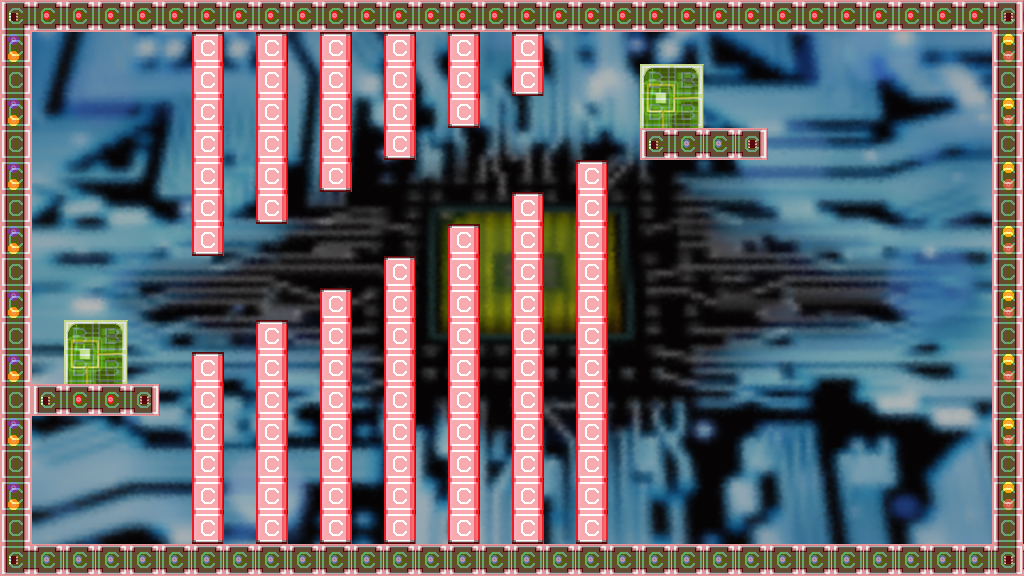

This game map was drawn from its Tiled (.tmx) file and the tilesets committed beside it. A one-line description and the full map source follow:
An orthogonal 32x18 tile map with 32x32 px tiles, 4 tile layers (parallax, back, front, collision), 2 tilesets and 2 objects.

<map version="1.0" orientation="orthogonal" renderorder="right-down" width="32" height="18" tilewidth="32" tileheight="32" nextobjectid="3">
 <tileset firstgid="1" name="tilesetCollision" tilewidth="32" tileheight="32" tilecount="2">
  <image source="../bitmaps/tilesetCollision.png" width="64" height="32" />
 </tileset>
 <tileset firstgid="3" name="tileset" tilewidth="32" tileheight="32" tilecount="2528">
  <image source="../bitmaps/tileset.png" width="1024" height="2528" />
 </tileset>
 <layer name="parallax" width="32" height="18">
  <data encoding="csv">
259,260,261,262,263,264,265,266,267,268,269,270,271,272,273,274,275,276,277,278,279,280,281,282,283,284,285,286,287,288,289,290,
291,292,293,294,295,296,297,298,299,300,301,302,303,304,305,306,307,308,309,310,311,312,313,314,315,316,317,318,319,320,321,322,
323,324,325,326,327,328,329,330,331,332,333,334,335,336,337,338,339,340,341,342,343,344,345,346,347,348,349,350,351,352,353,354,
355,356,357,358,359,360,361,362,363,364,365,366,367,368,369,370,371,372,373,374,375,376,377,378,379,380,381,382,383,384,385,386,
387,388,389,390,391,392,393,394,395,396,397,398,399,400,401,402,403,404,405,406,407,408,409,410,411,412,413,414,415,416,417,418,
419,420,421,422,423,424,425,426,427,428,429,430,431,432,433,434,435,436,437,438,439,440,441,442,443,444,445,446,447,448,449,450,
451,452,453,454,455,456,457,458,459,460,461,462,463,464,465,466,467,468,469,470,471,472,473,474,475,476,477,478,479,480,481,482,
483,484,485,486,487,488,489,490,491,492,493,494,495,496,497,498,499,500,501,502,503,504,505,506,507,508,509,510,511,512,513,514,
515,516,517,518,519,520,521,522,523,524,525,526,527,528,529,530,531,532,533,534,535,536,537,538,539,540,541,542,543,544,545,546,
547,548,549,550,551,552,553,554,555,556,557,558,559,560,561,562,563,564,565,566,567,568,569,570,571,572,573,574,575,576,577,578,
579,580,581,582,583,584,585,586,587,588,589,590,591,592,593,594,595,596,597,598,599,600,601,602,603,604,605,606,607,608,609,610,
611,612,613,614,615,616,617,618,619,620,621,622,623,624,625,626,627,628,629,630,631,632,633,634,635,636,637,638,639,640,641,642,
643,644,645,646,647,648,649,650,651,652,653,654,655,656,657,658,659,660,661,662,663,664,665,666,667,668,669,670,671,672,673,674,
675,676,677,678,679,680,681,682,683,684,685,686,687,688,689,690,691,692,693,694,695,696,697,698,699,700,701,702,703,704,705,706,
707,708,709,710,711,712,713,714,715,716,717,718,719,720,721,722,723,724,725,726,727,728,729,730,731,732,733,734,735,736,737,738,
739,740,741,742,743,744,745,746,747,748,749,750,751,752,753,754,755,756,757,758,759,760,761,762,763,764,765,766,767,768,769,770,
771,772,773,774,775,776,777,778,779,780,781,782,783,784,785,786,787,788,789,790,791,792,793,794,795,796,797,798,799,800,801,802,
803,804,805,806,807,808,809,810,811,812,813,814,815,816,817,818,819,820,821,822,823,824,825,826,827,828,829,830,831,832,833,834
</data>
 </layer>
 <layer name="back" width="32" height="18">
  <data encoding="csv">
0,0,0,0,0,0,0,0,0,0,0,0,0,0,0,0,0,0,0,0,0,0,0,0,0,0,0,0,0,0,0,0,
0,0,0,0,0,0,0,0,0,0,0,0,0,0,0,0,0,0,0,0,0,0,0,0,0,0,0,0,0,0,0,0,
0,0,0,0,0,0,0,0,0,0,0,0,0,0,0,0,0,0,0,0,107,108,0,0,0,0,0,0,0,0,0,0,
0,0,0,0,0,0,0,0,0,0,0,0,0,0,0,0,0,0,0,0,139,140,0,0,0,0,0,0,0,0,0,0,
0,0,0,0,0,0,0,0,0,0,0,0,0,0,0,0,0,0,0,0,0,0,0,0,0,0,0,0,0,0,0,0,
0,0,0,0,0,0,0,0,0,0,0,0,0,0,0,0,0,0,0,0,0,0,0,0,0,0,0,0,0,0,0,0,
0,0,0,0,0,0,0,0,0,0,0,0,0,0,0,0,0,0,0,0,0,0,0,0,0,0,0,0,0,0,0,0,
0,0,0,0,0,0,0,0,0,0,0,0,0,0,0,0,0,0,0,0,0,0,0,0,0,0,0,0,0,0,0,0,
0,0,0,0,0,0,0,0,0,0,0,0,0,0,0,0,0,0,0,0,0,0,0,0,0,0,0,0,0,0,0,0,
0,0,0,0,0,0,0,0,0,0,0,0,0,0,0,0,0,0,0,0,0,0,0,0,0,0,0,0,0,0,0,0,
0,0,107,108,0,0,0,0,0,0,0,0,0,0,0,0,0,0,0,0,0,0,0,0,0,0,0,0,0,0,0,0,
0,0,139,140,0,0,0,0,0,0,0,0,0,0,0,0,0,0,0,0,0,0,0,0,0,0,0,0,0,0,0,0,
0,0,0,0,0,0,0,0,0,0,0,0,0,0,0,0,0,0,0,0,0,0,0,0,0,0,0,0,0,0,0,0,
0,0,0,0,0,0,0,0,0,0,0,0,0,0,0,0,0,0,0,0,0,0,0,0,0,0,0,0,0,0,0,0,
0,0,0,0,0,0,0,0,0,0,0,0,0,0,0,0,0,0,0,0,0,0,0,0,0,0,0,0,0,0,0,0,
0,0,0,0,0,0,0,0,0,0,0,0,0,0,0,0,0,0,0,0,0,0,0,0,0,0,0,0,0,0,0,0,
0,0,0,0,0,0,0,0,0,0,0,0,0,0,0,0,0,0,0,0,0,0,0,0,0,0,0,0,0,0,0,0,
0,0,0,0,0,0,0,0,0,0,0,0,0,0,0,0,0,0,0,0,0,0,0,0,0,0,0,0,0,0,0,0
</data>
 </layer>
 <layer name="front" width="32" height="18">
  <data encoding="csv">
36,4,4,4,4,4,4,4,4,4,4,4,4,4,4,4,4,4,4,4,4,4,4,4,4,4,4,4,4,4,4,37,
133,0,0,0,0,0,197,0,197,0,197,0,197,0,197,0,197,0,0,0,0,0,0,0,0,0,0,0,0,0,0,134,
101,0,0,0,0,0,230,0,230,0,230,0,230,0,230,0,196,0,0,0,0,0,0,0,0,0,0,0,0,0,0,102,
133,0,0,0,0,0,230,0,230,0,230,0,230,0,196,0,0,0,0,0,0,0,0,0,0,0,0,0,0,0,0,134,
101,0,0,0,0,0,230,0,230,0,230,0,196,0,0,0,0,0,0,0,3,35,35,5,0,0,0,0,0,0,0,102,
133,0,0,0,0,0,230,0,230,0,196,0,0,0,0,0,0,0,197,0,0,0,0,0,0,0,0,0,0,0,0,134,
101,0,0,0,0,0,230,0,196,0,0,0,0,0,0,0,197,0,230,0,0,0,0,0,0,0,0,0,0,0,0,102,
133,0,0,0,0,0,196,0,0,0,0,0,0,0,197,0,230,0,230,0,0,0,0,0,0,0,0,0,0,0,0,134,
101,0,0,0,0,0,0,0,0,0,0,0,197,0,230,0,230,0,230,0,0,0,0,0,0,0,0,0,0,0,0,102,
133,0,0,0,0,0,0,0,0,0,197,0,230,0,230,0,230,0,230,0,0,0,0,0,0,0,0,0,0,0,0,134,
101,0,0,0,0,0,0,0,197,0,230,0,230,0,230,0,230,0,230,0,0,0,0,0,0,0,0,0,0,0,0,102,
133,0,0,0,0,0,197,0,230,0,230,0,230,0,230,0,230,0,230,0,0,0,0,0,0,0,0,0,0,0,0,134,
101,3,4,4,5,0,230,0,230,0,230,0,230,0,230,0,230,0,230,0,0,0,0,0,0,0,0,0,0,0,0,102,
133,0,0,0,0,0,230,0,230,0,230,0,230,0,230,0,230,0,230,0,0,0,0,0,0,0,0,0,0,0,0,134,
101,0,0,0,0,0,230,0,230,0,230,0,230,0,230,0,230,0,230,0,0,0,0,0,0,0,0,0,0,0,0,102,
133,0,0,0,0,0,230,0,230,0,230,0,230,0,230,0,230,0,230,0,0,0,0,0,0,0,0,0,0,0,0,134,
101,0,0,0,0,0,196,0,196,0,196,0,196,0,196,0,196,0,196,0,0,0,0,0,0,0,0,0,0,0,0,102,
68,35,35,35,35,35,35,35,35,35,35,35,35,35,35,35,35,35,35,35,35,35,35,35,35,35,35,35,35,35,35,69
</data>
 </layer>
 <layer name="collision" width="32" height="18" opacity="0.37">
  <data encoding="csv">
1,1,1,1,1,1,1,1,1,1,1,1,1,1,1,1,1,1,1,1,1,1,1,1,1,1,1,1,1,1,1,1,
1,0,0,0,0,0,1,0,1,0,1,0,1,0,1,0,1,0,0,0,0,0,0,0,0,0,0,0,0,0,0,1,
1,0,0,0,0,0,1,0,1,0,1,0,1,0,1,0,1,0,0,0,2,2,0,0,0,0,0,0,0,0,0,1,
1,0,0,0,0,0,1,0,1,0,1,0,1,0,1,0,0,0,0,0,2,2,0,0,0,0,0,0,0,0,0,1,
1,0,0,0,0,0,1,0,1,0,1,0,1,0,0,0,0,0,0,0,1,1,1,1,0,0,0,0,0,0,0,1,
1,0,0,0,0,0,1,0,1,0,1,0,0,0,0,0,0,0,1,0,0,0,0,0,0,0,0,0,0,0,0,1,
1,0,0,0,0,0,1,0,1,0,0,0,0,0,0,0,1,0,1,0,0,0,0,0,0,0,0,0,0,0,0,1,
1,0,0,0,0,0,1,0,0,0,0,0,0,0,1,0,1,0,1,0,0,0,0,0,0,0,0,0,0,0,0,1,
1,0,0,0,0,0,0,0,0,0,0,0,1,0,1,0,1,0,1,0,0,0,0,0,0,0,0,0,0,0,0,1,
1,0,0,0,0,0,0,0,0,0,1,0,1,0,1,0,1,0,1,0,0,0,0,0,0,0,0,0,0,0,0,1,
1,0,2,2,0,0,0,0,1,0,1,0,1,0,1,0,1,0,1,0,0,0,0,0,0,0,0,0,0,0,0,1,
1,0,2,2,0,0,1,0,1,0,1,0,1,0,1,0,1,0,1,0,0,0,0,0,0,0,0,0,0,0,0,1,
1,1,1,1,1,0,1,0,1,0,1,0,1,0,1,0,1,0,1,0,0,0,0,0,0,0,0,0,0,0,0,1,
1,0,0,0,0,0,1,0,1,0,1,0,1,0,1,0,1,0,1,0,0,0,0,0,0,0,0,0,0,0,0,1,
1,0,0,0,0,0,1,0,1,0,1,0,1,0,1,0,1,0,1,0,0,0,0,0,0,0,0,0,0,0,0,1,
1,0,0,0,0,0,1,0,1,0,1,0,1,0,1,0,1,0,1,0,0,0,0,0,0,0,0,0,0,0,0,1,
1,0,0,0,0,0,1,0,1,0,1,0,1,0,1,0,1,0,1,0,0,0,0,0,0,0,0,0,0,0,0,1,
1,1,1,1,1,1,1,1,1,1,1,1,1,1,1,1,1,1,1,1,1,1,1,1,1,1,1,1,1,1,1,1
</data>
 </layer>
 <objectgroup name="wires">
  <object id="1" x="672" y="96">
   <polyline points="0,32 0,320 352,320" />
  </object>
  <object id="2" x="64" y="352">
   <polyline points="0,0 -64,0" />
  </object>
 </objectgroup>
</map>
